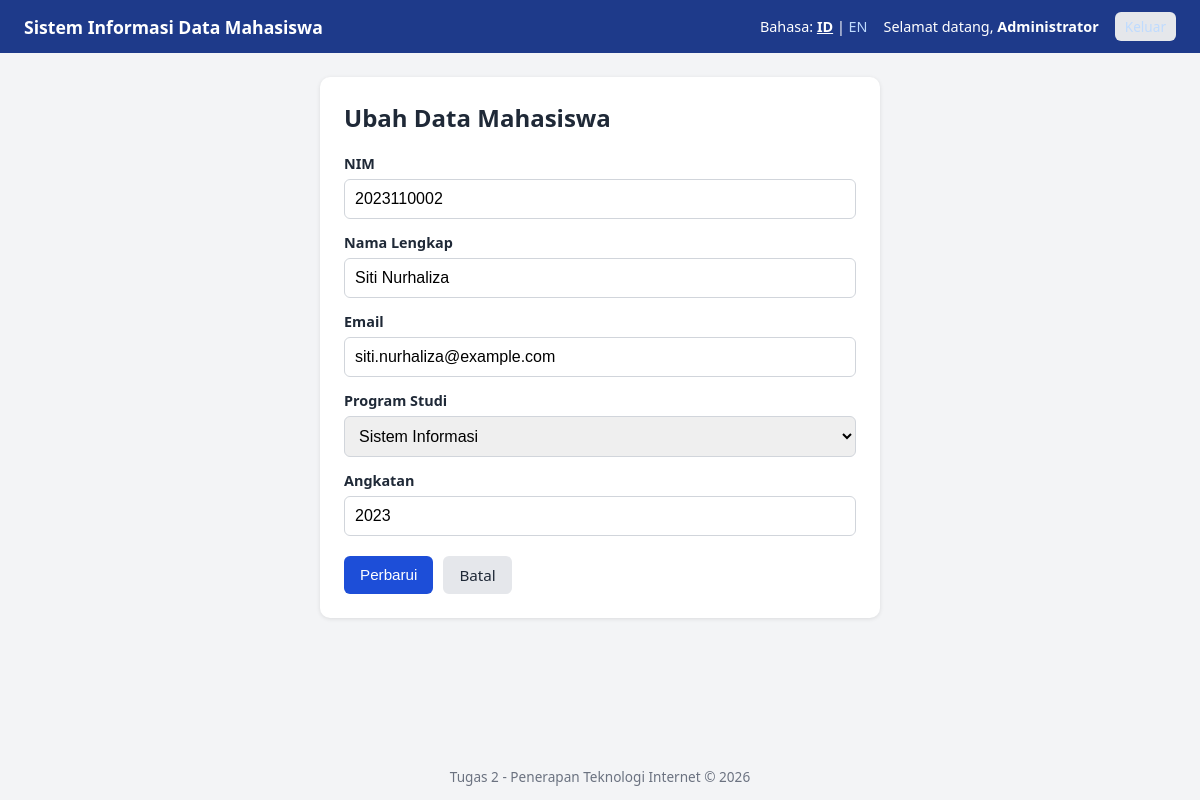
/edit.php?id=2 (signed in), run on the app's committed database.
### tables this page shows
CREATE TABLE mahasiswa (
  id         INT UNSIGNED NOT NULL AUTO_INCREMENT,
  nim        VARCHAR(12)  NOT NULL,
  nama       VARCHAR(100) NOT NULL,
  email      VARCHAR(100) NOT NULL,
  prodi      VARCHAR(50)  NOT NULL,
  angkatan   SMALLINT UNSIGNED NOT NULL,
  created_at TIMESTAMP NOT NULL DEFAULT CURRENT_TIMESTAMP,
  PRIMARY KEY (id),
  UNIQUE KEY uq_nim (nim)
);

### includes/bahasa.php (called while the page is built, shortened)
<?php
$teks = require __DIR__ . '/../lang/' . $_SESSION['lang'] . '.php';
function t(string $kunci): string
{
    global $teks;
    return htmlspecialchars($teks[$kunci] ?? $kunci, ENT_QUOTES, 'UTF-8');
}
function e($nilai): string
{
    return htmlspecialchars((string)$nilai, ENT_QUOTES, 'UTF-8');
}

### lang/id.php (called while the page is built)
<?php
return [
    'app_title'       => 'Sistem Informasi Data Mahasiswa',
    'login'           => 'Masuk',
    'logout'          => 'Keluar',
    'username'        => 'Nama Pengguna',
    'password'        => 'Kata Sandi',
    'login_title'     => 'Masuk ke Sistem',
    'login_failed'    => 'Nama pengguna atau kata sandi salah.',
    'login_empty'     => 'Nama pengguna dan kata sandi wajib diisi.',
    'welcome'         => 'Selamat datang',
    'language'        => 'Bahasa',
    'data_title'      => 'Data Mahasiswa',
    'add_data'        => 'Tambah Mahasiswa',
    'edit_data'       => 'Ubah Data Mahasiswa',
    'no'              => 'No',
    'nim'             => 'NIM',
    'name'            => 'Nama Lengkap',
    'email'           => 'Email',
    'major'           => 'Program Studi',
    'year'            => 'Angkatan',
    'action'          => 'Aksi',
    'edit'            => 'Ubah',
    'delete'          => 'Hapus',
    'save'            => 'Simpan',
    'update'          => 'Perbarui',
    'cancel'          => 'Batal',
    'search'          => 'Cari nama / NIM...',
    'search_btn'      => 'Cari',
    'choose_major'    => '-- Pilih Program Studi --',
    'no_data'         => 'Belum ada data mahasiswa.',
    'confirm_delete'  => 'Yakin ingin menghapus data ini?',
    'success_add'     => 'Data mahasiswa berhasil ditambahkan.',
    'success_update'  => 'Data mahasiswa berhasil diperbarui.',
    'success_delete'  => 'Data mahasiswa berhasil dihapus.',
    'not_found'       => 'Data tidak ditemukan.',
    'err_csrf'        => 'Token keamanan tidak valid. Silakan muat ulang halaman.',
    'err_required'    => 'Semua kolom wajib diisi.',
    'err_nim'         => 'NIM harus berupa angka 8-12 digit.',
    'err_name'        => 'Nama hanya boleh berisi huruf, spasi, titik, atau apostrof (3-100 karakter).',
    'err_email'       => 'Format email tidak valid.',
    'err_major'       => 'Program studi tidak valid.',
    'err_year'        => 'Angkatan harus antara 2000 dan tahun sekarang.',
    'err_nim_dup'     => 'NIM sudah terdaftar.',
    'total'           => 'Total',
    'footer'          => 'Tugas 2 - Penerapan Teknologi Internet',
];

### includes/form_mahasiswa.php (the view, shortened to what this page needs)
<form method="POST" action="<?= e($aksi) ?>" novalidate>
    <label for="nim"><?= t('nim') ?></label>
    <input type="text" id="nim" name="nim" maxlength="12" inputmode="numeric" value="<?= e($nilai['nim']) ?>" required>
    <label for="nama"><?= t('name') ?></label>
    <input type="text" id="nama" name="nama" maxlength="100" value="<?= e($nilai['nama']) ?>" required>
    <label for="email"><?= t('email') ?></label>
    <input type="email" id="email" name="email" maxlength="100" value="<?= e($nilai['email']) ?>" required>
    <label for="prodi"><?= t('major') ?></label>
    <select id="prodi" name="prodi" required>
        <?php foreach (DAFTAR_PRODI as $p): ?>
            <option value="<?= e($p) ?>" <?= $nilai['prodi'] === $p ? 'selected' : '' ?>><?= e($p) ?></option>
        <?php endforeach; ?>
    </select>
    <label for="angkatan"><?= t('year') ?></label>
    <input type="number" id="angkatan" name="angkatan" min="2000" max="<?= date('Y') ?>" value="<?= e($nilai['angkatan']) ?>" required>
    <div class="form-actions">
        <button type="submit" class="btn btn-primary"><?= e($label_tombol) ?></button>
        <a href="index.php" class="btn btn-light"><?= t('cancel') ?></a>
    </div>
</form>

### assets/style.css (style rules this page uses)
:root { --biru:#1d4ed8;--biru-tua:#1e3a8a;--abu:#f3f4f6;--teks:#1f2937;--merah:#dc2626;--kuning:#d97706;--hijau:#16a34a }
* { box-sizing:border-box }
body { margin:0;font-family:"Segoe UI",Arial,sans-serif;background:var(--abu);color:var(--teks);min-height:100vh;display:flex;flex-direction:column }
label { display:block;margin:14px 0 6px;font-weight:600;font-size:.9rem }
input[type=text],input[type=password],input[type=email],input[type=number],select { width:100%;padding:10px;border:1px solid #d1d5db;border-radius:6px;font-size:1rem }
.btn { display:inline-block;padding:9px 16px;border:0;border-radius:6px;cursor:pointer;font-size:.95rem;text-decoration:none;color:#fff }
.btn-primary { background:var(--biru) }
.btn-light { background:#e5e7eb;color:var(--teks) }
.form-actions { margin-top:20px;display:flex;gap:10px }

### data on the page
mahasiswa: nim "2023110002", nama "Siti Nurhaliza", email "siti.nurhaliza@example.com", angkatan "2023"

### other printed values
t('app_title') "Sistem Informasi Data Mahasiswa"
t('language') "Bahasa"
t('welcome') "Selamat datang"
$_SESSION['nama_lengkap'] "Administrator"
t('edit_data') "Ubah Data Mahasiswa"
t('nim') "NIM"
t('name') "Nama Lengkap"
t('email') "Email"
t('major') "Program Studi"
t('year') "Angkatan"
$label_tombol "Perbarui"
t('cancel') "Batal"
t('footer') "Tugas 2 - Penerapan Teknologi Internet"
form field prodi "Sistem Informasi"
